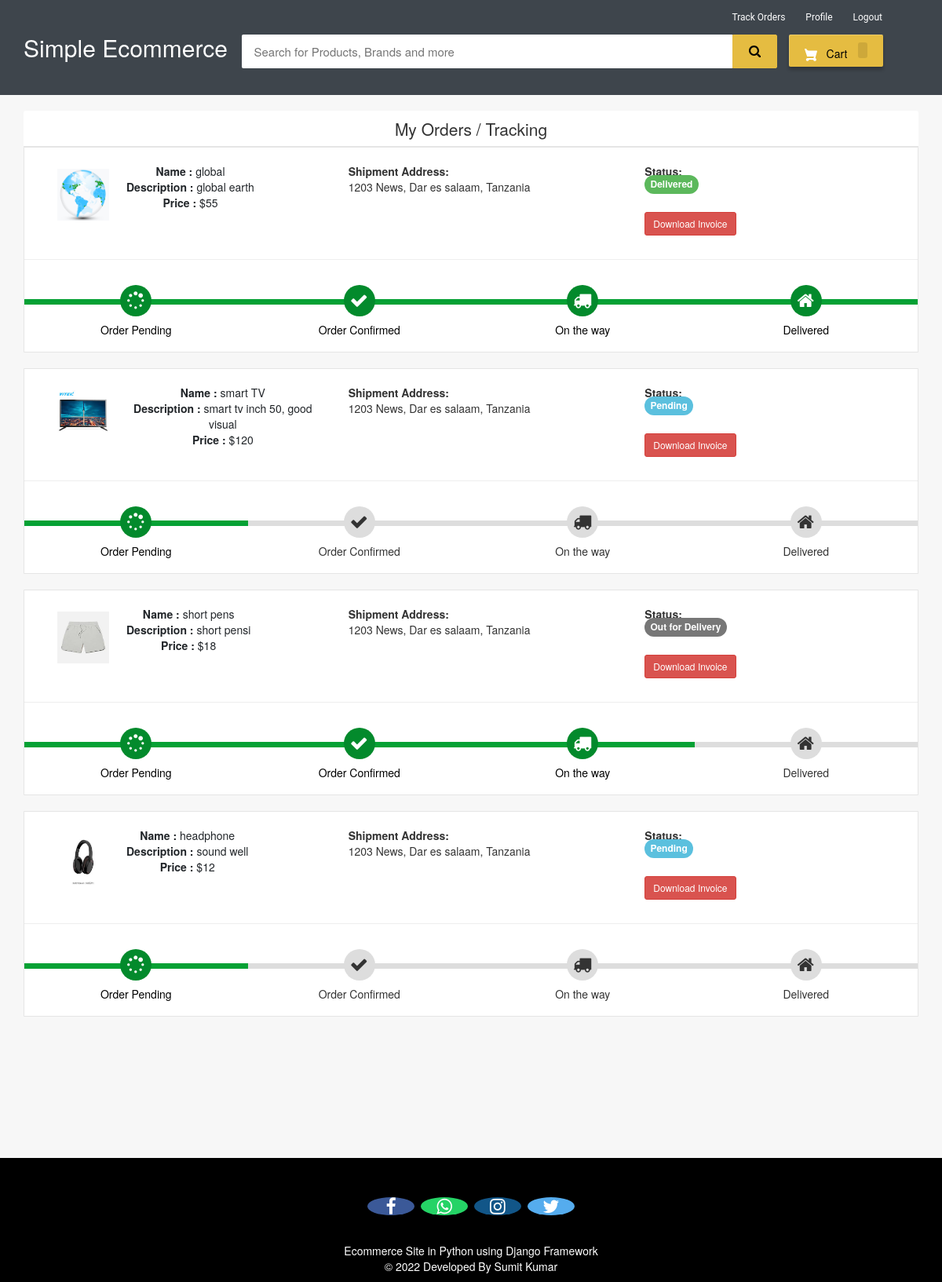
Page /my-order (signed in) on the committed database.
### ecom/models.py (models this page shows, shortened)
class Product(models.Model):
    name=models.CharField(max_length=40)
    product_image= models.ImageField(upload_to='product_image/',null=True,blank=True)
    price = models.PositiveIntegerField()
    description=models.CharField(max_length=40)

class Orders(models.Model):
    STATUS =(
        ('Pending','Pending'),
        ('Order Confirmed','Order Confirmed'),
        ('Out for Delivery','Out for Delivery'),
        ('Delivered','Delivered'),
    )
    customer=models.ForeignKey('Customer', on_delete=models.CASCADE,null=True)
    product=models.ForeignKey('Product',on_delete=models.CASCADE,null=True)
    email = models.CharField(max_length=50,null=True)
    address = models.CharField(max_length=500,null=True)
    mobile = models.CharField(max_length=20,null=True)
    order_date= models.DateField(auto_now_add=True,null=True)
    status=models.CharField(max_length=50,null=True,choices=STATUS)

### ecom/views.py (the view)
# urls.py: path('my-order', views.my_order_view,name='my-order'),
@login_required(login_url='customerlogin')
@user_passes_test(is_customer)
def my_order_view(request):
    customer=models.Customer.objects.get(user_id=request.user.id)
    orders=models.Orders.objects.all().filter(customer_id = customer)
    ordered_products=[]
    for order in orders:
        ordered_product=models.Product.objects.all().filter(id=order.product.id)
        ordered_products.append(ordered_product)
    return render(request,'ecom/my_order.html',{'data':zip(ordered_products,orders)})

### ecom/views.py (called while the page is built)
def is_customer(user):
    return user.groups.filter(name='CUSTOMER').exists()

### templates/ecom/my_order.html (shortened to what this page needs)
{% extends 'ecom/customer_base.html' %}
{% load static %}
{% block content %}
<br>
<div class="container">
    <header class="card-header" style="text-align:center; font-size: 21px"> My Orders / Tracking </header>
    {% for products,order in data %}
    <article class="card">
        <div class="card-body">
            <ul class="row" style="margin-left:20px;margin-top:20px;">
                <li class="col-md-4">
                  <figure class="itemside mb-3">
                    {%for product in products%}
                      <div class="aside"><img src="{% static product.product_image.url %}" class="img-sm border"></div>
                      <figcaption class="info align-self-center">
                          <p class="title"><strong>Name : </strong>{{product.name}} <br> <strong>Description : </strong>{{product.description}} <br> <strong>Price : </strong>${{product.price}}</p>
                      </figcaption>
                  </figure>
                </li>
                <li class="col-md-4">
                    <div class="col"> <strong>Shipment Address:</strong> <br> {{order.address}}</div>
                </li>
                <li class="col-md-4">
                    <div class="col"> <strong>Status:</strong> <br>
                        {% if order.status == 'Pending'%}
                        <td> <span class="label label-info" style="font-size: 12px; border-radius: 30px;">{{order.status}}</span></td>
                        {% elif order.status == 'Delivered' %}
                        <td> <span class="label label-success" style="font-size: 12px; border-radius: 30px;">{{order.status}}</span></td>
                        {% elif order.status == 'Out for Delivery' %}
                        <td> <span class="label label-default" style="font-size: 12px; border-radius: 30px;">{{order.status}}</span></td>
                        {%else%}
                          <td> <span class="label label-primary" style="font-size: 12px; border-radius: 30px;">{{order.status}}</span></td>
                        {%endif%}
                    </div> <br>
                    <h4><a style="text-decoration:none;" href="{% url 'download-invoice' order.id product.id  %}" ><button class="btn btn-danger btn-sm">Download Invoice</button></a></h4>
                </li>
                {%endfor%}
            </ul>
            <hr>
            <div class="track">
                {%if order.status == 'Pending' %}
                <div class="step active"> <span class="icon"> <i style="padding-top:3px; padding-right:25px;" class="fa fa-spinner"></i> </span> <span class="text">Order Pending</span> </div>
                <div class="step "> <span class="icon"> <i style="padding-top:3px; padding-right:25px;" class="fa fa-check"></i> </span> <span class="text"> Order Confirmed</span> </div>
                <div class="step "> <span class="icon"> <i style="padding-top:3px; padding-right:25px;" class="fa fa-truck"></i> </span> <span class="text"> On the way </span> </div>
                <div class="step "> <span class="icon"> <i style="padding-top:3px; padding-right:25px;" class="fa fa-home"></i> </span> <span class="text">Delivered</span> </div>
                {%elif order.status == 'Out for Delivery'%}
                <div class="step active"> <span class="icon"> <i style="padding-top:3px; padding-right:25px;" class="fa fa-spinner"></i> </span> <span class="text">Order Pending</span> </div>
                <div class="step active"> <span class="icon"> <i style="padding-top:3px; padding-right:25px;" class="fa fa-check"></i> </span> <span class="text"> Order Confirmed</span> </div>
                <div class="step active"> <span class="icon"> <i style="padding-top:3px; padding-right:25px;" class="fa fa-truck"></i> </span> <span class="text"> On the way </span> </div>
                <div class="step "> <span class="icon"> <i style="padding-top:3px; padding-right:25px;" class="fa fa-home"></i> </span> <span class="text">Delivered</span> </div>
                {%else%}
                <div class="step active"> <span class="icon"> <i style="padding-top:3px; padding-right:25px;" class="fa fa-spinner"></i> </span> <span class="text">Order Pending</span> </div>
                <div class="step active"> <span class="icon"> <i style="padding-top:3px; padding-right:25px;" class="fa fa-check"></i> </span> <span class="text"> Order Confirmed</span> </div>
                <div class="step active"> <span class="icon"> <i style="padding-top:3px; padding-right:25px;" class="fa fa-truck"></i> </span> <span class="text"> On the way </span> </div>
                <div class="step active"> <span class="icon"> <i style="padding-top:3px; padding-right:25px;" class="fa fa-home"></i> </span> <span class="text">Delivered</span> </div>
                {%endif%}
            </div>
        </div>
    </article><br>
    {%endfor%}
</div>
<br><br><br><br><br>
{% endblock content %}

### templates/ecom/customer_base.html (style rules this page uses)
body { background-color: #f7f7f7; }
.fa { font-size: 23px; width: 60px; text-align: center; text-decoration: none; margin: 5px 2px; border-radius: 50%; }
p { text-align: center; }

### templates/ecom/my_order.html (style rules this page uses)
body { background-color: #f7f7f7; }
.container { margin-top: 0px; margin-bottom: 0px }
.card { position: relative; display: -webkit-box; display: -ms-flexbox; display: flex; -webkit-box-orient: vertical; -webkit-box-direction: normal; -ms-flex-direction: column; flex-direction: column; min-width: 0; word-wrap: break-word; background-color: #fff; background-clip: border-box; border: 1px solid rgba(0, 0, 0, 0.1); border-radius: 0.10rem }
.card-header:first-child { border-radius: calc(0.37rem - 1px) calc(0.37rem - 1px) 0 0 }
.card-header { padding: 0.75rem 1.25rem; margin-bottom: 0; background-color: #fff; border-bottom: 1px solid rgba(0, 0, 0, 0.1) }
.track { position: relative; background-color: #ddd; height: 7px; display: -webkit-box; display: -ms-flexbox; display: flex; margin-bottom: 60px; margin-top: 50px }
.track .step { -webkit-box-flex: 1; -ms-flex-positive: 1; flex-grow: 1; width: 25%; margin-top: -18px; text-align: center; position: relative }
.track .step.active:before { background: #05a134 }
.track .step::before { height: 7px; position: absolute; content: ""; width: 100%; left: 0; top: 18px }
.track .step.active .icon { background: #038a2c; color: #fff }
.track .icon { display: inline-block; width: 40px; height: 40px; line-height: 40px; position: relative; border-radius: 100%; background: #ddd }
.track .step.active .text { font-weight: 400; color: #000 }
.track .text { display: block; margin-top: 7px }
.itemside { position: relative; display: -webkit-box; display: -ms-flexbox; display: flex; width: 100% }
.itemside .aside { position: relative; -ms-flex-negative: 0; flex-shrink: 0 }
.img-sm { width: 80px; height: 80px; padding: 7px }
ul.row, ul.row-sm { list-style: none; padding: 0 }
.itemside .info { padding-left: 15px; padding-right: 7px }
.itemside .title { display: block; margin-bottom: 5px; color: #212529 }
p { margin-top: 0; margin-bottom: 1rem }

### rows in the picture
Orders: address "1203 News, Dar es salaam, Tanzania", status "Delivered", shows "Order Pending"
Product: product_image (picture), name "global", description "global earth", price "55"
Orders: address "1203 News, Dar es salaam, Tanzania", status "Pending", shows "Order Pending"
Product: product_image (picture), name "smart TV", description "smart tv inch 50, good visual", price "120"
Orders: address "1203 News, Dar es salaam, Tanzania", status "Out for Delivery", shows "Order Pending"
Product: product_image (picture), name "short pens", description "short pensi", price "18"
Orders: address "1203 News, Dar es salaam, Tanzania", status "Pending", shows "Order Pending"
Product: product_image (picture), name "headphone", description "sound well", price "12"
